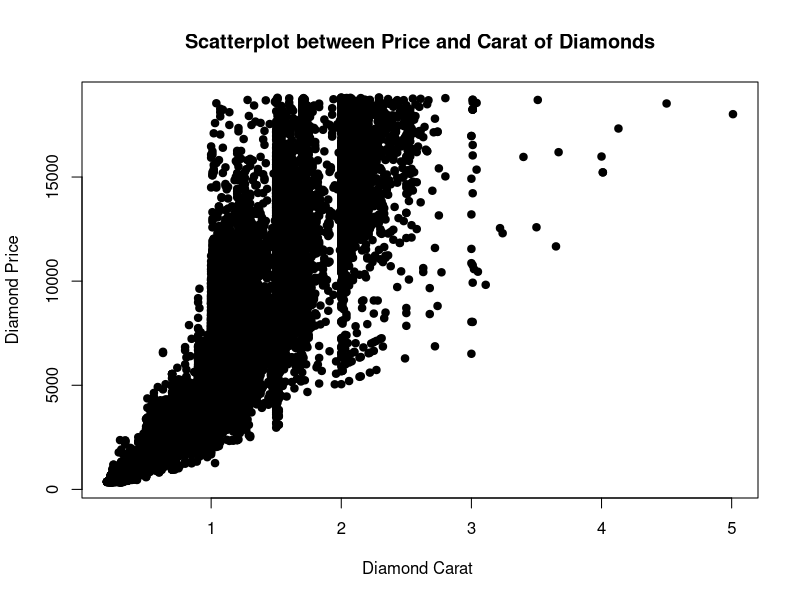

Write the R code that produced this figure.
## ---- chunk 1
library(datasets)
library(ggplot2)
head(diamonds, 3)
## ---- chunk 2

attach(diamonds)
plot(carat, price, main="Scatterplot between Price and Carat of Diamonds", 
  	xlab="Diamond Carat ", ylab="Diamond Price", pch=19)
  
